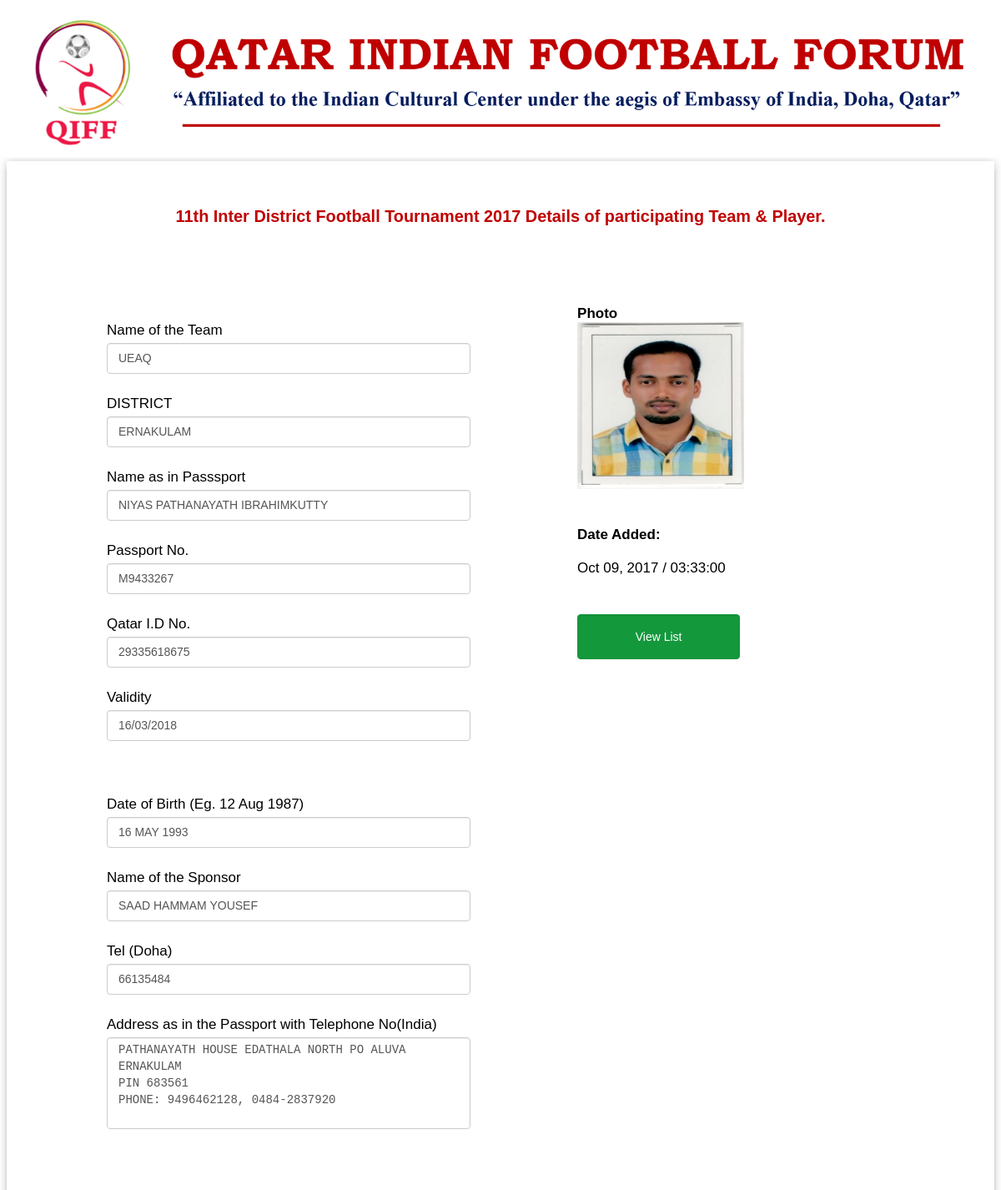
The app's page /View.php?id=72 (signed in) with its own data.
### tables this page shows
CREATE TABLE `players` (
  `id` int(50) NOT NULL AUTO_INCREMENT,
  `Player_Code` varchar(50) NOT NULL,
  `Team_Name` varchar(90) NOT NULL,
  `District` varchar(90) NOT NULL,
  `Name_in_Passport` varchar(90) NOT NULL,
  `Passport_No` varchar(50) NOT NULL,
  `Qatar_ID` varchar(50) NOT NULL,
  `Validity` varchar(50) NOT NULL,
  `Date_of_Birth` varchar(50) NOT NULL,
  `Name_of_Sponsor` varchar(50) NOT NULL,
  `Tel` varchar(20) NOT NULL,
  `Address` varchar(100) NOT NULL,
  `image_name` varchar(200) NOT NULL,
  `image` varchar(100) NOT NULL,
  `Passport_Name` varchar(200) NOT NULL,
  `Passport_Back` varchar(200) NOT NULL,
  `Passport_File` varchar(200) NOT NULL,
  `QID_Name` varchar(200) NOT NULL,
  `QID_Back` varchar(200) NOT NULL,
  `QID_File` varchar(200) NOT NULL,
  `Date` varchar(50) NOT NULL,
  PRIMARY KEY (`id`)
);

### View.php (the view, shortened to what this page needs)
<!DOCTYPE html>
<?php
  require_once'connect.php';
?>
<html>
<head>
<link rel="stylesheet" href="css/Main_style.css">
</head>
<body>
<div class="header">
 <a href="Home.php"> <img id="ea3" src="images/Header.png" style="width: 100%; height: auto;" > </a>
</div>
                    <?php
                    $query = $mysqli->query("SELECT * FROM players WHERE  id= '$_REQUEST[id]' ") or die(mysqli_error());
                    $fetch = $query->fetch_array();
                    ?>
<div class="aside">
<div class="row">
<form method = "POST" enctype = "multipart/form-data" action = "Save_Player.php">
          <center>
                <h3 style="color: #c00000;"> 11th Inter District Football Tournament 2017
                Details of participating Team & Player. </h3>
</center>
 <br/>
<br>
<br>
<div class = "col-5">
                   <br/>
                  <div class = "form-group">
                    <label>Name of the Team</label>
                    <input type = "text" class = "form-control"  name = "Team_Name" value = "<?php echo $fetch['Team_Name']?>" disabled=""/>
                  </div>
                  <div class = "form-group">
                    <label>DISTRICT</label>
                    <input type = "text" class = "form-control"  name = "DISTRICT" value = "<?php echo $fetch['District']?>" disabled=""/>
                  </div>
                  <div class = "form-group">
                    <label>Name as in Passsport</label>
                    <input type = "text" class = "form-control"  name = "Passsport_Name" value = "<?php echo $fetch['Name_in_Passport']?>" disabled="" />
                  </div>
                  <div class = "form-group">
                    <label>Passport No.</label>
                    <input type = "text" class = "form-control"  name = "Passport_No" value = "<?php echo $fetch['Passport_No']?>" disabled=""/>
                  </div>
                   <div class = "form-group">
                    <label>Qatar I.D No.</label>
                    <input type = "text" class = "form-control"  name = "QID" value = "<?php echo $fetch['Qatar_ID']?>" disabled=""/>
                  </div>
                  <div class = "form-group">
                    <label>Validity</label>
                    <input type = "text" class = "form-control"  name = "Validity" value = "<?php echo $fetch['Validity']?>" disabled="" />
                  </div>
                  <br>
                  <br>
                   <div class = "form-group">
                    <label>Date of Birth  (Eg. 12 Aug 1987)</label>
                    <input type = "text" class = "form-control"  name = "Bday" value = "<?php echo $fetch['Date_of_Birth']?>" disabled="" />
                  </div>
                   <div class = "form-group">
                    <label>Name of the Sponsor</label>
                    <input type = "text" class = "form-control"  name = "Sponsor" value = "<?php echo $fetch['Name_of_Sponsor']?>" disabled="" />
                  </div>
                   <div class = "form-group">
                    <label>Tel (Doha)</label>
                    <input type = "text" class = "form-control"  name = "Tel" value = "<?php echo $fetch['Tel']?>" disabled="" />
                  </div>
                  <div class = "form-group">
                    <label>Address as in the Passport with Telephone No(India)</label>
                    <textarea name="Address" style="height:100px; resize:none;" class="form-control" disabled="" ><?php echo $fetch['Address']?></textarea>
                  </div>
                </div>
 <div class = "col-4">
                <strong> <label>Photo</label></strong>
                 <div id = "picture">
                    <img onerror="this.src = '<?php if($fetch['image_name'] == "default.png"){echo "images/".$fetch['image_name'];}else{echo "Photos/".$fetch['image_name'];}?>'" height = "200px" width = "200px" id="pic" src="#" />
                  </div>
                  <br />
                 <br />
                 <strong><label>Date Added: </label> </strong>
                    <br/>
                     <br/>
                   <?php
                   $date =$fetch['Date'];
                      echo date('M d, Y / h:i:s', strtotime($date));
                   ?>
                   <br/>
                    <br/>
                     <br/>
                   <div class = "form-group">
                    <a  href="Home.php" type="button" class = "btn btn-back form-control" name = "back" style="width: 52%; height: auto;"><span class = "glyphicon glyphicon-save" ></span>View List</a>
                  </div>
                </div>
              </form>
</div>
</div>
</body>
</html>

### css/Main_style.css (style rules this page uses)
.row:after { content: ""; clear: both; display: table; }
[class*="col-"] { float: left; padding: 15px; width: 100%; }
@media only screen and (min-width: 768px) { .col-4 { width: 33.33%; } }
@media only screen and (min-width: 768px) { .col-5 { width: 41.66%; } }
html, body { height:100%; font-family: "Lucida Sans", sans-serif; }
.header { background: #fff; width: 100%; height: auto; }
.aside { padding: 35px; font-size: 17px; box-shadow: 0 11px 3px rgba(0,0,0,0.12), 0 1px 10px rgba(0,0,0,0.24); }
body { background: #fff; font-family: sans-serif; }
[class*="col-"] { float: left; padding: 15px; }
html { font-family: "Lucida Sans", sans-serif; }

### View.php (style rules this page uses)
.form-control { display: block; width: 88%; height: 27px; padding: 4px 13px; font-size: 14px; line-height: 1.42857143; color: #555; background-color: #fff; background-image: none; border: 1px solid #ccc; border-radius: 4px; -webkit-box-shadow: inset 0 1px 1px rgba(0, 0, 0, .075); box-shadow: inset 0 1px 1px rgba(0, 0, 0, .075); -webkit-transition: border-color ease-in-out .15s, -webkit-box-shadow ease-in-out .15s; -o-transition: border-color ease-in-out .15s, box-shadow ease-in-out .15s; transition: border-color ease-in-out .15s, box-shadow ease-in-out .15s; margin-top: 5px; margin-bottom: 22px; display: inline-block; text-decoration: none; }
.form-group { margin-bottom: 15px; }
.btn { display: inline-block; padding: 16px 0px; margin-bottom: 0; font-size: 14px; font-weight: normal; line-height: 1.42857143; text-align: center; white-space: nowrap; vertical-align: middle; -ms-touch-action: manipulation; touch-action: manipulation; cursor: pointer; -webkit-user-select: none; -moz-user-select: none; -ms-user-select: none; user-select: none; background-image: none; border: 1px solid transparent; border-radius: 4px; color: #ffffff; display: inline-block; text-decoration: none; }
.btn-back { color: #fff; background-color: #14983c; border-color: #14983c; }
.col-4 { width: 33.33%; margin-left: 70px; }
.col-5 { width: 41.66%; margin-left: 70px; }
.form-group { margin-bottom: 4px; }

### records on screen
players: Team_Name "UEAQ", DISTRICT "ERNAKULAM", Passsport_Name "NIYAS PATHANAYATH IBRAHIMKUTTY", Passport_No "M9433267", QID "29335618675", Validity "16/03/2018", Bday "16 MAY 1993", Sponsor "SAAD HAMMAM YOUSEF", Tel "66135484", Address "PATHANAYATH HOUSE EDATHALA NORTH PO ALUVA ERNAKULAM PIN 683561 PHONE: 9496462128, 0484-2837920", image_name (picture), Date "Oct 09, 2017 / 03:33:00"
